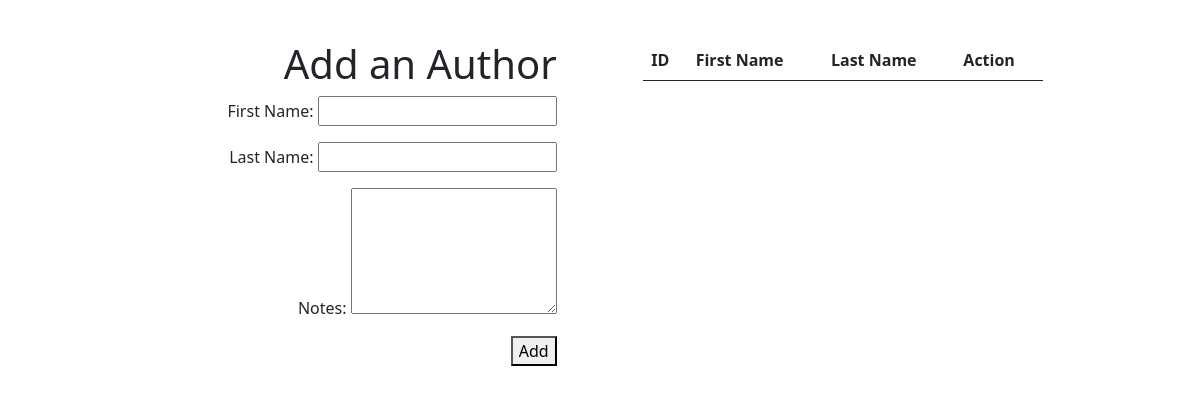
Page /author on the earlier database version.
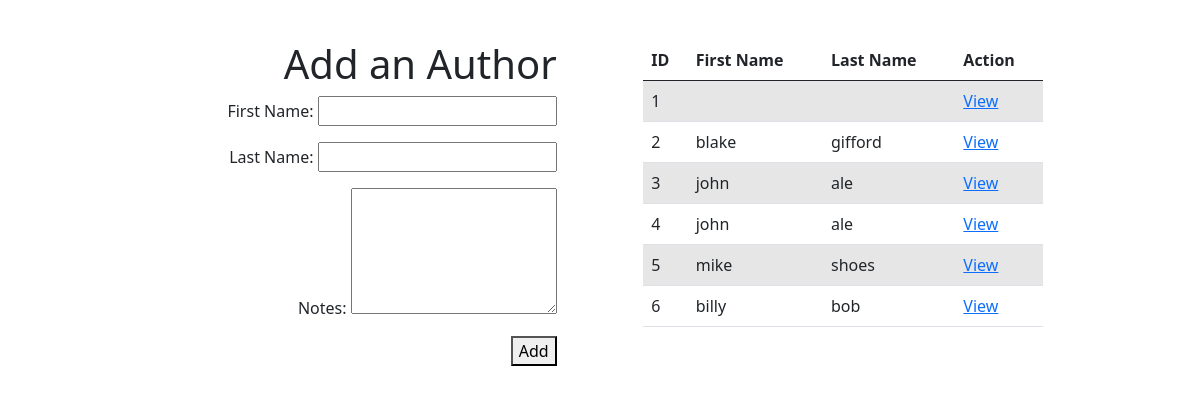
Same page on the later database version.
### app_one/models.py (models this page shows)
class Author(models.Model):
    books = models.ManyToManyField(Book, related_name = "authors")
    first_name = models.CharField(max_length = 255, default = "blank")
    last_name = models.CharField(max_length = 255, default = "blank")
    notes = models.CharField(max_length = 255)
    created_at = models.DateTimeField(auto_now_add = True)
    updated_at = models.DateTimeField(auto_now = True)

### app_one/views.py (the view)
# urls.py: path('author', views.author),
def author(request):
    print(request.POST)
    context = {
        "all_books" : Book.objects.all(),
        "all_authors" : Author.objects.all()
    }
    return render(request, "author.html", context)

### app_one/templates/author.html (shortened to what this page needs)
<!DOCTYPE html>
<html lang="en">
<head>
    {% load static %}
    <link href="https://cdn.jsdelivr.net/npm/bootstrap@5.0.0-beta3/dist/css/bootstrap.min.css" rel="stylesheet">
    <link rel="stylesheet" href="{% static 'css/style.css'%}">
</head>
<body>
    <div class="container">
        <div class="create">
            <h1>Add an Author</h1>
            <form action="/add_author" method="post">
            <p>
                First Name:
                <input type="text" name="first_name" id="">
            </p>
            <p>
                Last Name:
                <input type="text" name="last_name" id="">
            </p>
            <p>
                Notes:
                <textarea name="notes" id="" cols="20" rows="5"></textarea>
            </p>
            <button>Add</button>
            </form>
        </div>
        <div class="table">
            <table class="table table-striped">
                <thead>
                    <tr>
                        <th>ID</th>
                        <th>First Name</th>
                        <th>Last Name</th>
                        <th>Action</th>
                    </tr>
                </thead>
                <tbody>
                    {% for author in all_authors %}
                    <tr>
                        <td> {{ author.id }} </td>
                        <td> {{ author.first_name }} </td>
                        <td> {{ author.last_name }} </td>
                        <td><a href="/author/{{ author.id }}">View</a></td>
                    </tr>
                    {% endfor %}
                </tbody>
            </table>
        </div>
    </div>
</body>
</html>

### app_one/static/css/style.css (style rules this page uses)
.container { display: flex; justify-content: space-evenly; padding: 40px; }
.table { width: 400px; }
.create { width: 400px; text-align: right; }

Differences in the rows shown:
added Author: id "1"
added Author: id "2", first_name "blake", last_name "gifford"
added Author: id "3", first_name "john", last_name "ale"
added Author: id "4", first_name "john", last_name "ale"
added Author: id "5", first_name "mike", last_name "shoes"
added Author: id "6", first_name "billy", last_name "bob"
